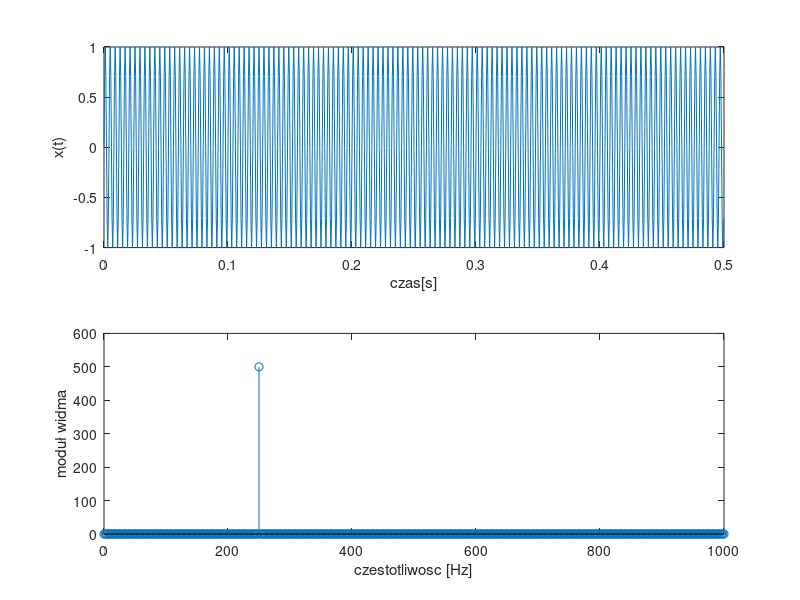

The MATLAB script that drew this image:
clear all;
close all;
N = 1000;
fp = 2000;
t = (0:N-1)/fp;
x = sin(2*pi*250*t);
%%%%%% generowanie widma sygnału    
Nf = N;
N21 = Nf/2 + 1;
f = linspace(0,fp/2, N21);
wx = abs(fft(x,Nf));


figure(1)
subplot(211)
plot(t,x); xlabel('czas[s]'); ylabel('x(t)')
subplot(212)
stem(f,wx(1:N21)); xlabel('czestotliwosc [Hz]'); ylabel('moduł widma')
